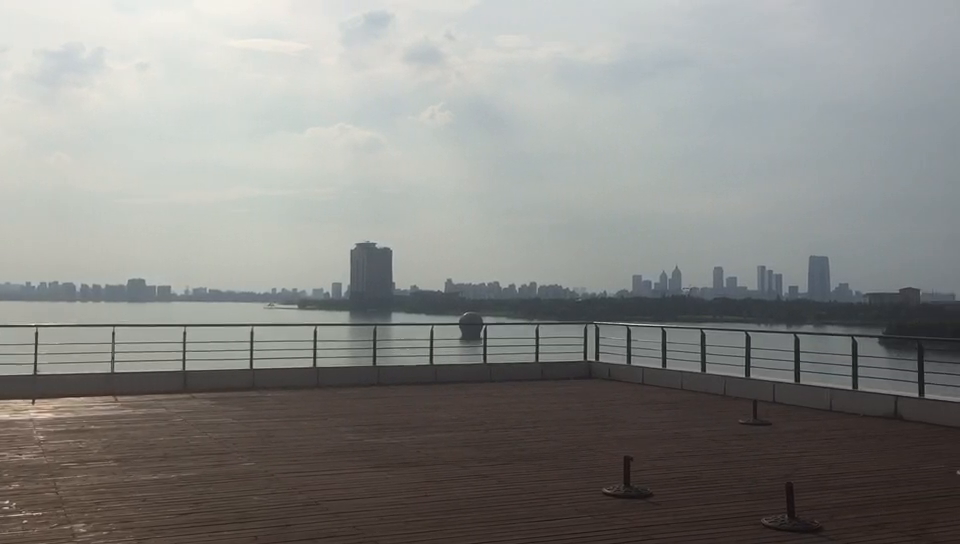
#> input picture frame 46 of Python/case4/videos/bg.mp4, 960 x 544 px, given in place of vtest.avi, which was not available
$ python day086.py
#> lines starting #> are read from the running program, lines starting #| are printed output that depends on the picture; pictures that were not available may be replaced by others from this repository, and a replacement may not be noted
'''
Author       : Bingqiang Zhou
Date         : 2021-08-29 11:52:40
LastEditors  : Bingqiang Zhou
LastEditTime : 2021-08-29 12:52:11
Description  : 视频分析 – 稠密光流分析
    光流跟踪方法分为稠密光流跟踪与稀疏光流跟踪算法，KLT是稀疏光流跟踪算法，前面我们已经介绍过了，
    OpenCV还支持稠密光流的移动对象跟踪方法，OpenCV中支持的稠密光流算法是由Gunner Farneback在2003年提出来的，
    它是基于前后两帧所有像素点的移动估算算法，其效果要比稀疏光流算法更好，相关的API如下：
    void cv::calcOpticalFlowFarneback(
        InputArray 	prev, // 前一帧
        InputArray 	next, // 后一帧
        InputOutputArray 	flow, // 光流，计算得到的移动能量场
        double 	pyr_scale, // 金字塔放缩比率
        int 	levels, // 金字塔层级数目
        int 	winsize, // 表示窗口大小
        int 	iterations, // 表示迭代次数
        int 	poly_n, // 表示光流生成时候，对邻域像素的多项式展开，n越大越模糊越稳定
        double 	poly_sigma, // 表示光流多项式展开时候用的高斯系数，n越大，sigma应该适当增加
        int 	flags // 有两个OPTFLOW_USE_INITIAL_FLOW(0)表示使用盒子模糊进行初始化光流, OPTFLOW_FARNEBACK_GAUSSIAN(1)表示使用高斯窗口
    )
'''

import cv2 as cv
import numpy as np

capture = cv.VideoCapture("../data/videos/vtest.avi")
success, frame = capture.read()
#> frame is the input picture: shape (544, 960, 3); mean B, G, R 133, 135.9, 136
prev_gray = cv.cvtColor(frame, cv.COLOR_BGR2GRAY)

hsv = np.zeros_like(frame) # 色调H，饱和度S，明度V，转到HSV有个好处，背景颜色不会变化，直接转到BGR或出现背景颜色闪烁的情况
hsv[..., 1] = 255
result = np.zeros((frame.shape[0], frame.shape[1]*2, frame.shape[2]), dtype=frame.dtype)

while True:
    success, frame = capture.read()
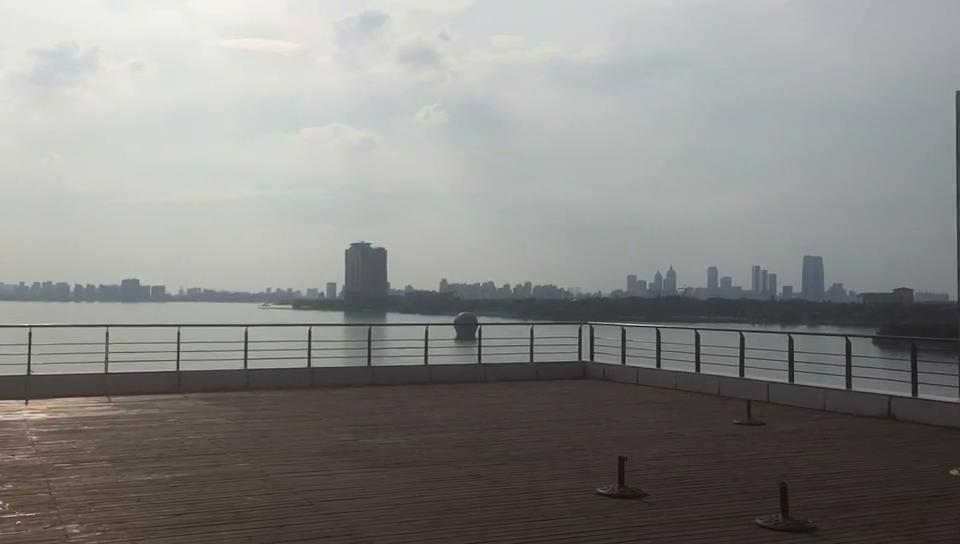
#> input picture frame 47 of Python/case4/videos/bg.mp4, 960 x 544 px, given in place of vtest.avi, which was not available
#> frame is the input picture: shape (544, 960, 3); mean B, G, R 132.9, 135.6, 135.8
    if success:
        next_gray = cv.cvtColor(frame, cv.COLOR_BGR2GRAY)
        flow = cv.calcOpticalFlowFarneback(prev_gray, next_gray, None, 0.5, 3, 15, 3, 5, 1.2, 0) # (h, w, 2)
        mag, ang = cv.cartToPolar(flow[..., 0], flow[..., 1]) # 笛卡尔坐标系转到极坐标系，角度指范围在[0，2*Pi]
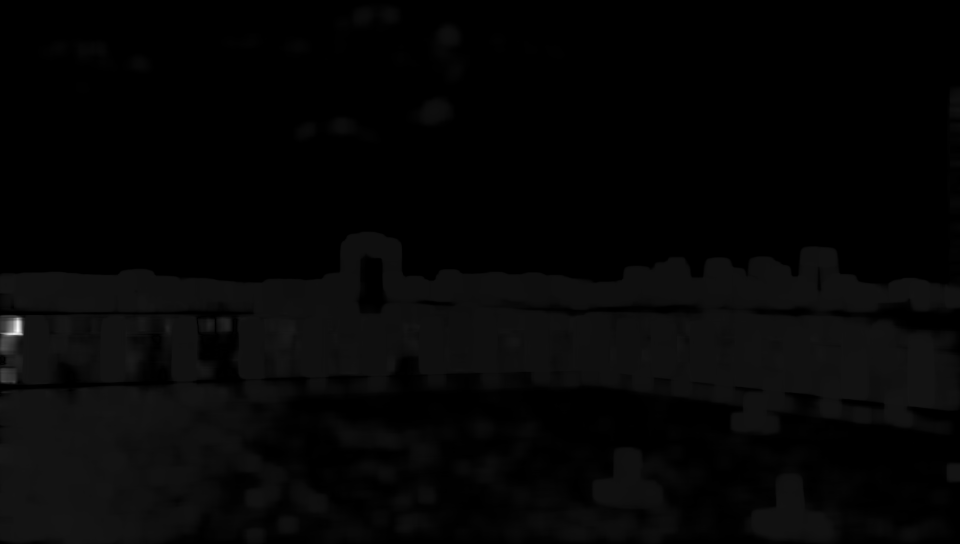
#> mag: shape (544, 960) float32; min 5.53e-12, max 87.6, mean 1.9; drawn with min black and max white
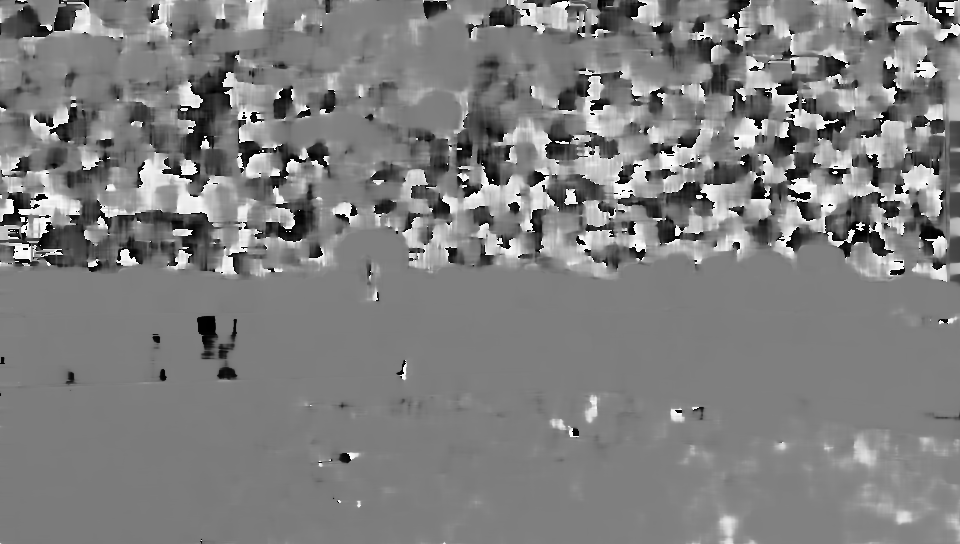
#> ang: shape (544, 960) float32; min 9.75e-05, max 6.28, mean 3.14; drawn with min black and max white
        hsv[..., 0] = ang*180/np.pi/2
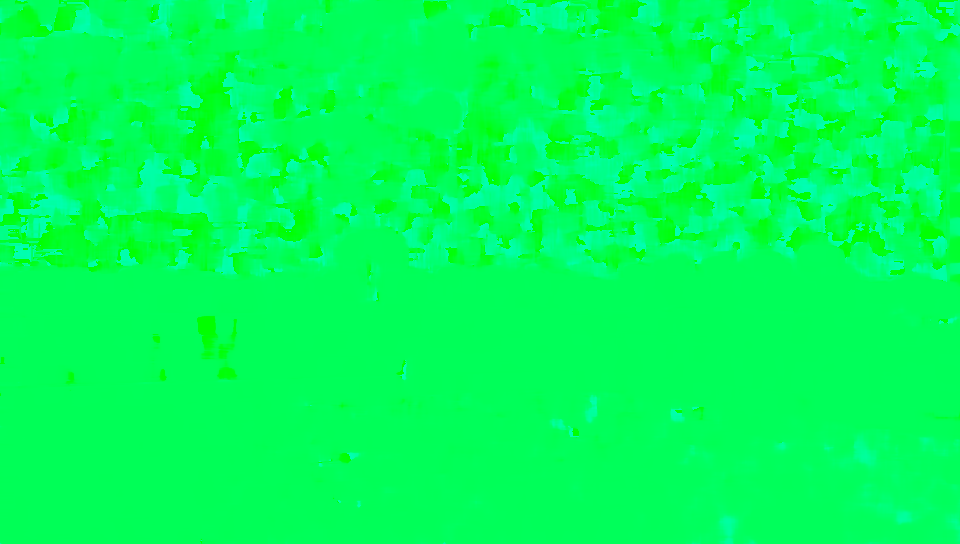
#> hsv: shape (544, 960, 3); mean of channels 0, 1, 2 89.5, 255, 0; drawn as B, G, R
        hsv[..., 2] = cv.normalize(mag, None, 0, 255, cv.NORM_MINMAX)
        bgr = cv.cvtColor(hsv, cv.COLOR_HSV2BGR)
        result[:, :frame.shape[1],:] = frame
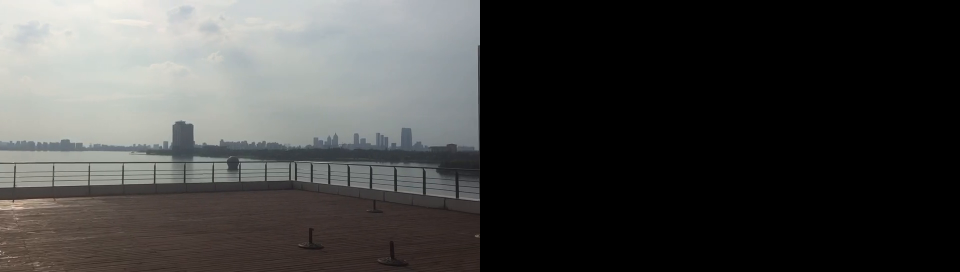
#> result: shape (544, 1920, 3) (shown at 1/2 size); mean B, G, R 66.4, 67.8, 67.9
        result[:, frame.shape[1]:,:] = bgr
        cv.imshow("result", result)
        key = cv.waitKey(50)
#> (key Esc is pressed here)
        if key == 27: # ESC
            break
        prev_gray = next_gray
    else:
        break
    # break

cv.destroyAllWindows()

$ run again, starting later in the video
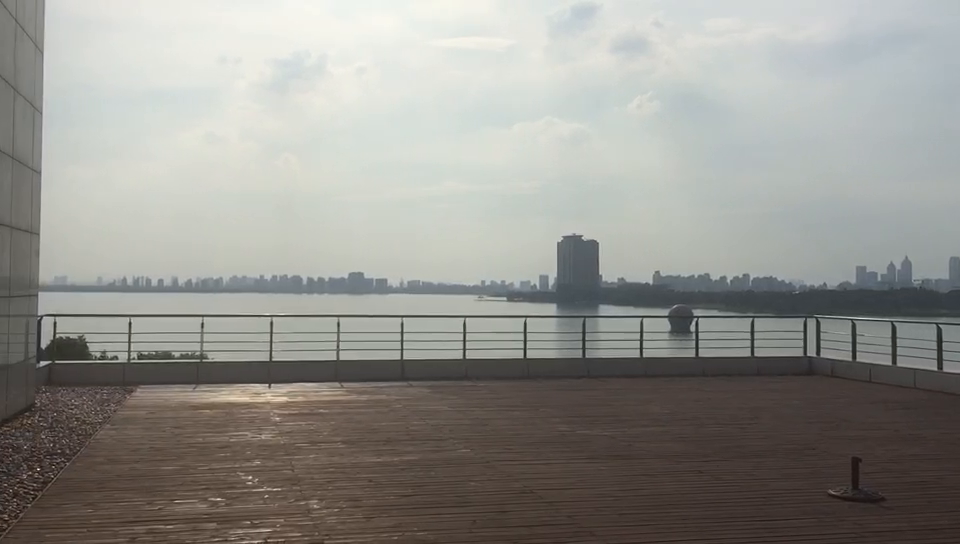
#> input picture frame 209 of Python/case4/videos/bg.mp4, 960 x 544 px, given in place of vtest.avi, which was not available
#> frame is the input picture: shape (544, 960, 3); mean B, G, R 141, 146.2, 147.2
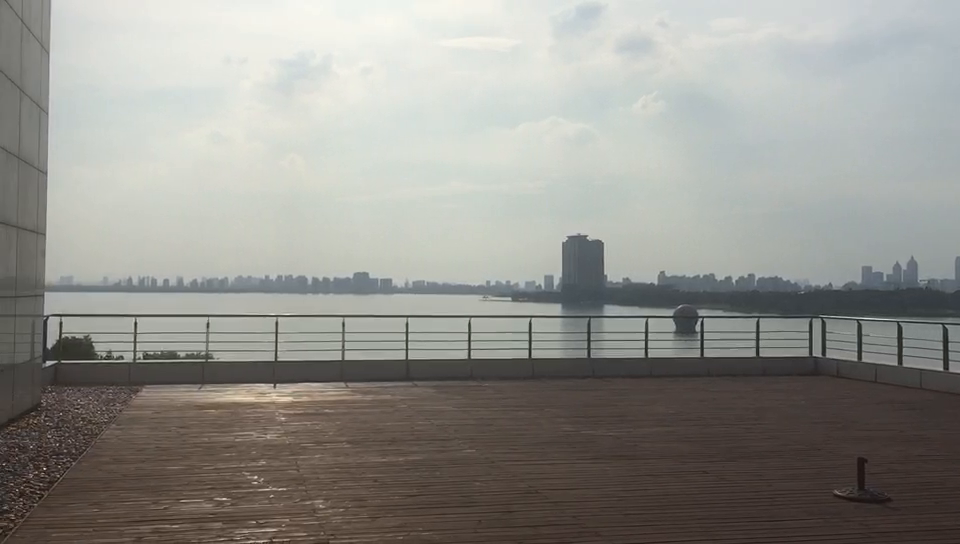
#> input picture frame 210 of Python/case4/videos/bg.mp4, 960 x 544 px, given in place of vtest.avi, which was not available
#> frame is the input picture: shape (544, 960, 3); mean B, G, R 140.5, 145.9, 146.8
#> `result[:, frame.shape[1]:,:] = bgr`:
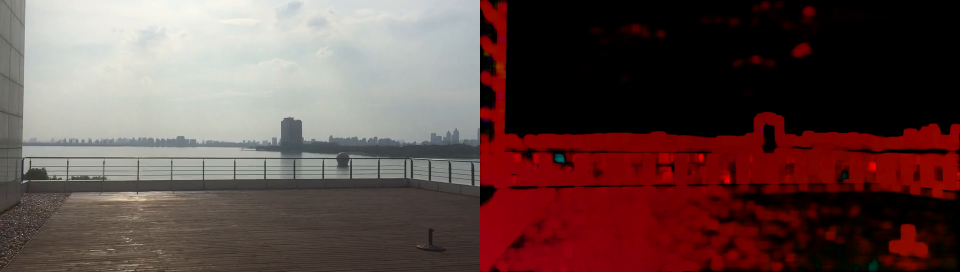
#> result: shape (544, 1920, 3) (shown at 1/2 size); mean B, G, R 70.9, 73.3, 98.8

$ run again, starting later in the video
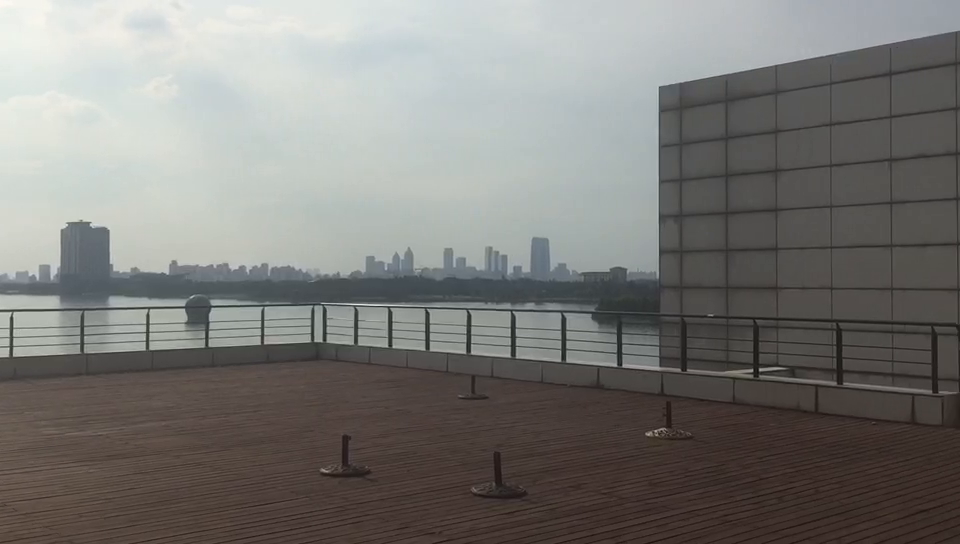
#> input picture frame 372 of Python/case4/videos/bg.mp4, 960 x 544 px, given in place of vtest.avi, which was not available
#> frame is the input picture: shape (544, 960, 3); mean B, G, R 119.5, 122.7, 123.8
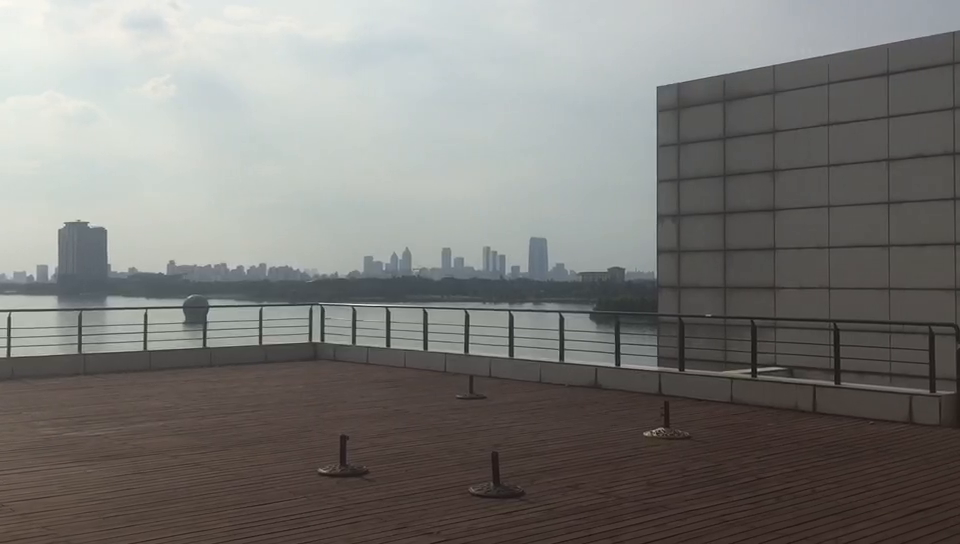
#> input picture frame 373 of Python/case4/videos/bg.mp4, 960 x 544 px, given in place of vtest.avi, which was not available
#> frame is the input picture: shape (544, 960, 3); mean B, G, R 119.6, 122.7, 123.9
#> `result[:, frame.shape[1]:,:] = bgr`:
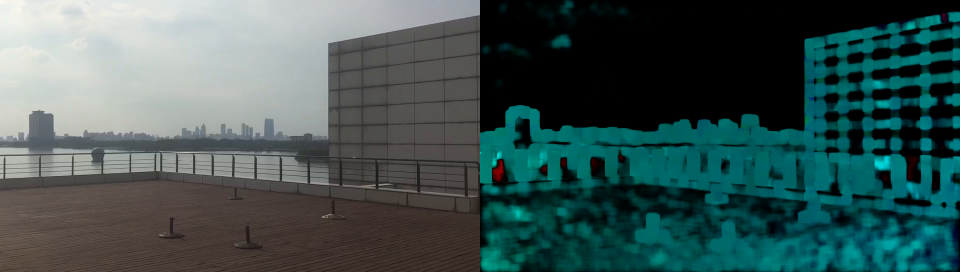
#> result: shape (544, 1920, 3) (shown at 1/2 size); mean B, G, R 84.7, 86, 62.1
